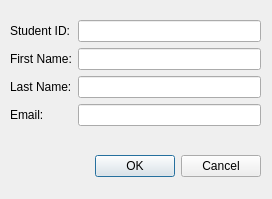
<?xml version="1.0" encoding="UTF-8"?>
<ui version="4.0">
 <class>Dialog</class>
 <widget class="QDialog" name="Dialog">
  <property name="geometry">
   <rect>
    <x>0</x>
    <y>0</y>
    <width>272</width>
    <height>199</height>
   </rect>
  </property>
  <property name="windowTitle">
   <string>Dialog</string>
  </property>
  <widget class="QDialogButtonBox" name="buttonBox">
   <property name="geometry">
    <rect>
     <x>10</x>
     <y>150</y>
     <width>251</width>
     <height>32</height>
    </rect>
   </property>
   <property name="orientation">
    <enum>Qt::Horizontal</enum>
   </property>
   <property name="standardButtons">
    <set>QDialogButtonBox::Cancel|QDialogButtonBox::Ok</set>
   </property>
  </widget>
  <widget class="QWidget" name="formLayoutWidget">
   <property name="geometry">
    <rect>
     <x>10</x>
     <y>20</y>
     <width>251</width>
     <height>131</height>
    </rect>
   </property>
   <layout class="QFormLayout" name="formLayout">
    <property name="labelAlignment">
     <set>Qt::AlignLeading|Qt::AlignLeft|Qt::AlignVCenter</set>
    </property>
    <item row="0" column="0">
     <widget class="QLabel" name="lblStudentID">
      <property name="text">
       <string>Student ID:</string>
      </property>
     </widget>
    </item>
    <item row="1" column="0">
     <widget class="QLabel" name="lblStudentFirstName">
      <property name="text">
       <string>First Name:</string>
      </property>
     </widget>
    </item>
    <item row="0" column="1">
     <widget class="QLineEdit" name="txtStudentID">
      <property name="readOnly">
       <bool>false</bool>
      </property>
     </widget>
    </item>
    <item row="1" column="1">
     <widget class="QLineEdit" name="txtStudentFirstName"/>
    </item>
    <item row="2" column="0">
     <widget class="QLabel" name="lblStudentLastName">
      <property name="text">
       <string>Last Name:</string>
      </property>
     </widget>
    </item>
    <item row="2" column="1">
     <widget class="QLineEdit" name="txtStudentLastName"/>
    </item>
    <item row="3" column="1">
     <widget class="QLineEdit" name="txtStudentEmail"/>
    </item>
    <item row="3" column="0">
     <widget class="QLabel" name="lblStudentEmail">
      <property name="mouseTracking">
       <bool>false</bool>
      </property>
      <property name="text">
       <string>Email:</string>
      </property>
      <property name="alignment">
       <set>Qt::AlignLeading|Qt::AlignLeft|Qt::AlignVCenter</set>
      </property>
     </widget>
    </item>
   </layout>
  </widget>
 </widget>
 <resources/>
 <connections>
  <connection>
   <sender>buttonBox</sender>
   <signal>accepted()</signal>
   <receiver>Dialog</receiver>
   <slot>accept()</slot>
   <hints>
    <hint type="sourcelabel">
     <x>248</x>
     <y>254</y>
    </hint>
    <hint type="destinationlabel">
     <x>157</x>
     <y>274</y>
    </hint>
   </hints>
  </connection>
  <connection>
   <sender>buttonBox</sender>
   <signal>rejected()</signal>
   <receiver>Dialog</receiver>
   <slot>reject()</slot>
   <hints>
    <hint type="sourcelabel">
     <x>316</x>
     <y>260</y>
    </hint>
    <hint type="destinationlabel">
     <x>286</x>
     <y>274</y>
    </hint>
   </hints>
  </connection>
 </connections>
</ui>
